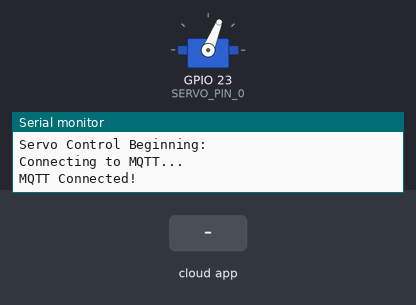
Recording of a program running on a simulated ESP32. Shown: servo, the last lines printed to the serial monitor. The inputs (shaded band) are chosen by the test bench. WiFi joins after 1.5 s; servers stay silent unless stated; no MQTT or app messages arrive unless stated; servo pulses on a pin are drawn as a servo (544–2400 µs = 0–180°).

Above: at 5.8 s.
5.9 s: the phone or cloud app sets ifttt-location to departed
At 8.0 s:
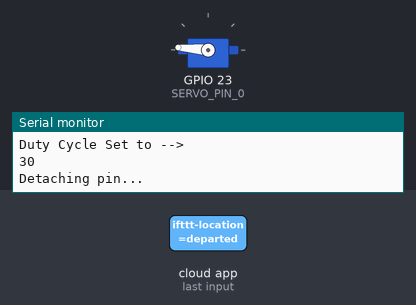
8.6 s: the phone or cloud app sets ifttt-location to arrived
At 9.2 s:
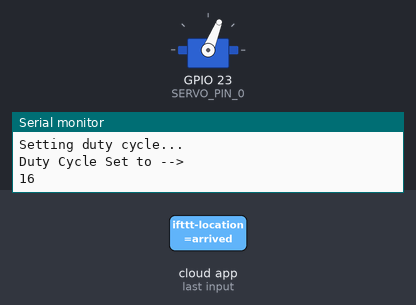
Timing chart, 0 to 11.6 s (numbered marks = the images above; inputs shaded):
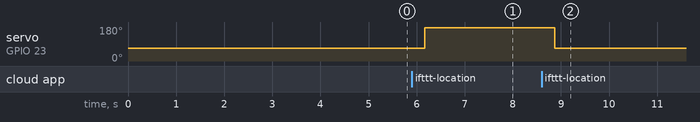

The program:

main.cpp
```cpp
/* main.cpp */
#include "AutoLocker.h"
#include "Servo.h"
#include "transmission.h"

using namespace std;

int main(void)
{
	Serial.begin(115200);
	//wait for serial to be setup properly
	delay( 1000 );

	// Connect to the defined WiFi Network
	wifi_Open();

	servos_Open();

	// Go to mqtt_Task() and stay there forevor waiting for updates from the cloud.
	// as much as I'd like to run all this freeRTOS style it just isn't necessary yet
	mqtt_Task();

	// if all goes well, we will never end up in loop()
}


// Unused Except to Call Main
void setup()
{
	main();
}

void loop()
{
	Serial.println("Arrived in Loop should NOT be here... \n");
	delay(1000);
}
```

AutoLocker.h
```cpp
/* AutoLocker.h */
#include <Arduino.h>
#include <stdio.h>
```

Servo.h
```cpp
#include "AutoLocker.h"
/* DEFINES */
#define ANALOG_PIN_0 34
#define SERVO_PIN_0 23

// ************************************* //
//				CLASS: Servo		     //
//	Description: Class for the servo obj //
//	contains variables with information	 //
//	and settings used in controlling the //
//	servo.								 //
// ************************************* //
class Servo{
public:
	int analog_val;		//value to be read in from the analog controller
	double freq;
	uint8_t channel;
	uint8_t resolution;
	int dutyCycle;

	void servo_init(); //initializes the servo position

	/** Default Constructor **/
	Servo();
	/** Default Destructor **/
	~Servo();
};


// // Variables
// extern Servo servo1;

// functions
void lock_servo_set(Servo, int);
void servos_Open(void);
```

transmission.h
```cpp
#include <WiFi.h>
#include <Adafruit_MQTT.h>
#include <Adafruit_MQTT_Client.h>

/* Defines */
#define WIFI_SSID "test"
#define WIFI_PASS "12345678"
#define AIO_SERVER "io.adafruit.com"
#define AIO_SERVER_PORT 1883
#define AIO_USERNAME "JakeCrim"
#define AIO_KEY "b30b1587733f4ab59608b552bf0fed49"
#define SLEEP_SETTING 0
#define WIFI_AUTO_RECONNECT 1
#define WIFI_PERSISTANT 1

/* Variables */
// 	-Store the MQTT server, username, and password in flash memory.
// 		This is required for using the Adafruit MQTT library.
const char MQTT_SERVER[] PROGMEM    = AIO_SERVER;
const char MQTT_USERNAME[] PROGMEM  = AIO_USERNAME;
const char MQTT_PASSWORD[] PROGMEM  = AIO_KEY;

/* Functions */
void wifi_Open();
void mqtt_Task();
```

Servo.cpp
```cpp
#include "Servo.h"

Servo::Servo()
{
	delay(1000);
	analog_val = 0;
	freq = 50;			//can be set to other frequencies such as ______
	channel = 0;
	resolution = 8;		//8 bits for calculations
	dutyCycle = 16;		// about 90 deg or halfway point (set ~ 10-35 high to low )

	Serial.println("Servo Control Beginning:");
	ledcSetup(channel, freq, resolution);
	ledcAttachPin(SERVO_PIN_0, channel);
	ledcWrite(channel, dutyCycle);	//set
}

Servo::~Servo()
{

	ledcDetachPin(SERVO_PIN_0);	//turning off power to servo
}

// ************************************* //
//				Servo Init		         //
//	Description: Method of Servo Class	 //
//	that initialzes servo and set to     //
//	to a beginning center position.		 //
// ************************************* //
void Servo :: servo_init()
{
	delay(1000);
	Serial.println("Servo Control Beginning:");
	ledcSetup(channel, freq, resolution);
	ledcAttachPin(SERVO_PIN_0, channel);
	ledcWrite(channel, dutyCycle);	//set
}

void servos_Open()
{
	printf("DOES NOTHING RN \n");
}

// ************************************* //
//			Servo Position Set   		 //
//	Description: Allows for servo 		 //
//	position to be set directly digitally//
// ************************************* //
void lock_servo_set(Servo servo1, int state){
	// Begin by making sure the pin is enabled and configured
	ledcAttachPin(SERVO_PIN_0, servo1.channel);
	int lockPosition = 16; // Initialized to 20 which is the UNLOCKED position
	if (state == 0){
		lockPosition = 16;	//Lock only rotates 90 degrees, so set unlocked servo state to the neutral position
	}
	if (state == 1){
		lockPosition = 30;  //Lock only rotates 90 degrees, so set locked servo state to the upright position
	}
	Serial.println("Setting duty cycle...");
	delay(250);
	servo1.dutyCycle = lockPosition;
	Serial.println("Duty Cycle Set to --> ");
	Serial.println(servo1.dutyCycle);
	ledcWrite(servo1.channel, servo1.dutyCycle); //writes current duty cycle to servo


	// Detaching Pin when finished to save on power
	delay(1000);
	Serial.println("Detaching pin...");
	ledcDetachPin(SERVO_PIN_0);
}


// ************************************* //
//			Servo Control Loop   		 //
//	Description: Allows for servo 		 //
//	control by hand with petentiometer.	 //
// CURRENTLY UNUSED BUT USEFUL AS 	     //
//  REFERENCE FOR SERVO CONTROL			 //
// ************************************* //
void servo_control_loop(Servo &servo){

	Serial.println("Servo Control Loop has begun:");
	while(1){
		servo.analog_val = analogRead(ANALOG_PIN_0);
		Serial.println(servo.analog_val);
		Serial.println("Duty Cycle --> ");
		Serial.println(servo.dutyCycle);

		// 0-4095 resolution something??? then 10-33 is ~ range of servo position
		servo.dutyCycle = map(servo.analog_val, 0, 4095, 10, 33);
		ledcWrite(servo.channel, servo.dutyCycle); //writes current duty cycle to servo
		// wait 50ms
		delay(50);
	}

}
```

transmission.cpp
```cpp
#include "transmission.h"
#include "Servo.h"

/* WiFi Initialization Variables*/
//Creating a WiFi Client instance
WiFiClient client;
// Setup MQTT For Adafruit IO
Adafruit_MQTT_Client mqtt(&client, AIO_SERVER, AIO_SERVER_PORT, AIO_USERNAME, AIO_KEY);
// Subscribe information, named after the feed in AiO we will be listening to.			  *MQTT Topic: again named for the feed we are listening to
Adafruit_MQTT_Subscribe ifttt_notification = Adafruit_MQTT_Subscribe(&mqtt, AIO_USERNAME "/feeds/ifttt-location");


// WiFi Connect
void wifi_Open()
{
	Serial.println("WiFi not connected...");
	WiFi.begin(WIFI_SSID, WIFI_PASS);
	WiFi.setSleep(SLEEP_SETTING);	// C.L. used to be set to FALSE
	while (WiFi.status() != WL_CONNECTED)
	{
		delay(1000);
		Serial.println("Connecting to WiFi...");
	}
	Serial.println("Connected Successfully!");
	Serial.println("IP:"); Serial.println(WiFi.localIP());
	WiFi.setAutoReconnect(WIFI_AUTO_RECONNECT);
	WiFi.persistent(WIFI_PERSISTANT);
}


// ************************************* //
//			   MQTT Connect		   		 //
//	Description: Attempts to Connect	 //
//	to MQTT for set number of tries.	 //
//  Also checks to see if connection	 //
// 	is still valid, returns if true.	 //
// ************************************* //
void mqtt_Connect()
{
	int8_t ret;
	if (mqtt.connected())
		return;

	Serial.println("Connecting to MQTT...");
	uint8_t retries = 3;

	while ((ret = mqtt.connect()) !=0 )
	{
		Serial.println(mqtt.connectErrorString(ret));
		Serial.println("Retrynig MQTT connection in 5 seconds...");
		mqtt.disconnect();
		delay(5000);
		retries --;
		if (retries == 0)
			while(1);
	}
	Serial.println("MQTT Connected!");
}

// ************************************* //
//			   MQTT Task		   		 //
//	Description: Function we stay in 	 //
//	forever waiting for publishes from 	 //
//	AiO.								 //
// ************************************* //
void mqtt_Task()
{
	// This is the main servo we will be working to control
	Servo servo1;
	servo1.servo_init();

	mqtt.subscribe(&ifttt_notification);
	Adafruit_MQTT_Subscribe *subscription;

	// Start unlocked, update later with publish information (0 = UNLOCKED, 1 = LOCKED)
	int lock_state = 0;

	while(1)
	{
		// Check to see if MQTT is connected, if not, it will connect
		mqtt_Connect();
		// Check subscription information to see if any actions need completed.
		while ((subscription = mqtt.readSubscription(5000)))
		{
			if (WiFi.status() != WL_CONNECTED)
			{
				Serial.println("WiFi disconnected, attempting to reconnect: \n");
			}
			if (subscription == &ifttt_notification)
			{
				Serial.print(F("Got: "));
				Serial.println((char *)ifttt_notification.lastread);
				if (!strcmp((char*) ifttt_notification.lastread, "departed"))
				{
					Serial.println("User has left.");
					// Set state to equal 1 since we have "left home" and want to set servo to LOCKED
					lock_state = 1;
					// Send the servo obj and 'lock state' to the 'position set' function
					lock_servo_set(servo1, lock_state);
				}
				else if (!strcmp((char*) ifttt_notification.lastread, "arrived"))
				{
					Serial.println("User has arrived");
					// Set state to equal 0 since we have "arrived home" and want to set servo to UNLOCKED
					lock_state = 0;
					// Send the servo obj and 'lock state' to the 'position set' function
					lock_servo_set(servo1, lock_state);
				}
				else
				{
					Serial.println("ERROR: Data value sent from iPhone not valid!");
					delay(1000);
				}
			}
		}
	}
}
```

Measured:
- after the input at 5.9 s, servo on GPIO 23 (SERVO_PIN_0): 68° → 175° after 0.27 s
- after the input at 8.6 s, servo on GPIO 23 (SERVO_PIN_0): 175° → 68° after 0.27 s
